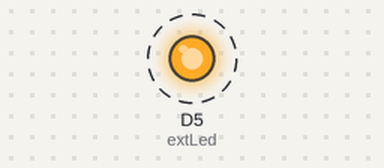
Simulated run of this sketch. Board: ESP8266 (NodeMCU). On the bench: output pins drawn as LEDs (lit = HIGH). Dashed ring = blinking.

Above: at 0.5 s.
Timing chart, 0 to 4.6 s (numbered marks = the images above):
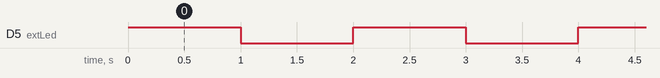

Measured:
- by itself, D5 (extLed): alternates HIGH for 1.0 s and LOW for 1.0 s

The sketch:

extLedBlink.ino
```cpp
const int extLed = D5;

// the setup function runs once when you press reset or power the board
void setup() {
  // initialize digital pin LED_BUILTIN as an output.
  pinMode(extLed, OUTPUT);
}

// the loop function runs over and over again forever
void loop() {
  digitalWrite(extLed, HIGH);  // turn the LED on (HIGH is the voltage level)
  delay(1000);                      // wait for a second
  digitalWrite(extLed, LOW);   // turn the LED off by making the voltage LOW
  delay(1000);                      // wait for a second
}
```
